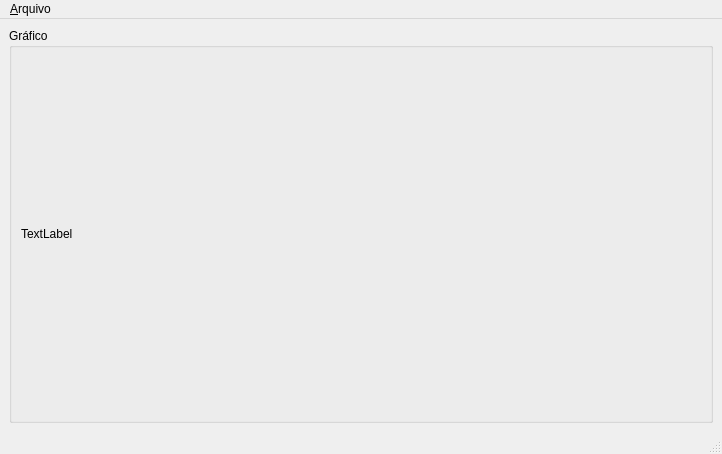
<?xml version="1.0" encoding="UTF-8"?>
<ui version="4.0">
 <class>MainWindow</class>
 <widget class="QMainWindow" name="MainWindow">
  <property name="geometry">
   <rect>
    <x>0</x>
    <y>0</y>
    <width>722</width>
    <height>454</height>
   </rect>
  </property>
  <property name="windowTitle">
   <string>MainWindow</string>
  </property>
  <widget class="QWidget" name="centralwidget">
   <layout class="QVBoxLayout" name="verticalLayout">
    <item>
     <widget class="QGroupBox" name="groupBox">
      <property name="title">
       <string>Gráfico</string>
      </property>
      <layout class="QVBoxLayout" name="verticalLayout_2">
       <item>
        <widget class="QLabel" name="label">
         <property name="text">
          <string>TextLabel</string>
         </property>
        </widget>
       </item>
      </layout>
     </widget>
    </item>
   </layout>
  </widget>
  <widget class="QMenuBar" name="menubar">
   <property name="geometry">
    <rect>
     <x>0</x>
     <y>0</y>
     <width>722</width>
     <height>21</height>
    </rect>
   </property>
   <widget class="QMenu" name="menu_Arquivo">
    <property name="title">
     <string>&amp;Arquivo</string>
    </property>
    <addaction name="action_Exit"/>
   </widget>
   <addaction name="menu_Arquivo"/>
  </widget>
  <widget class="QStatusBar" name="statusbar"/>
  <action name="action_Exit">
   <property name="text">
    <string>&amp;Exit</string>
   </property>
  </action>
 </widget>
 <resources/>
 <connections/>
</ui>
